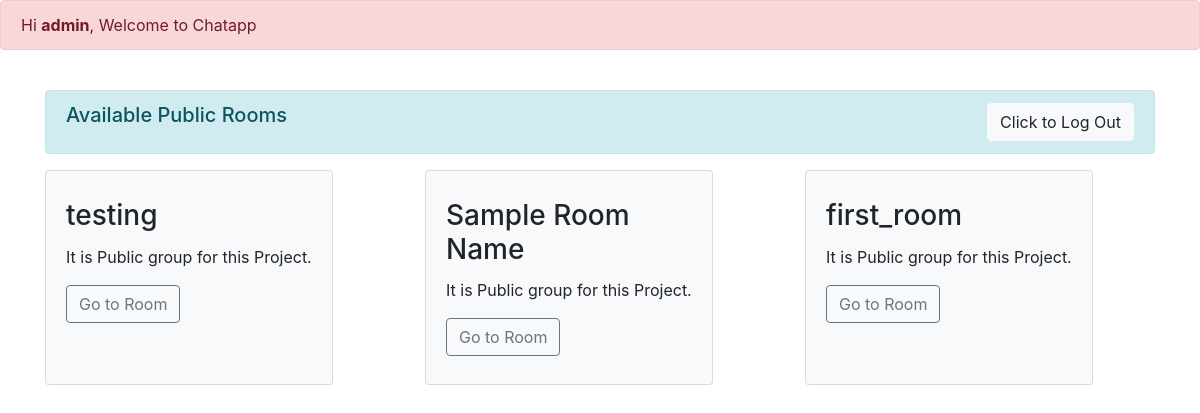
The app's page / (signed in), older data.
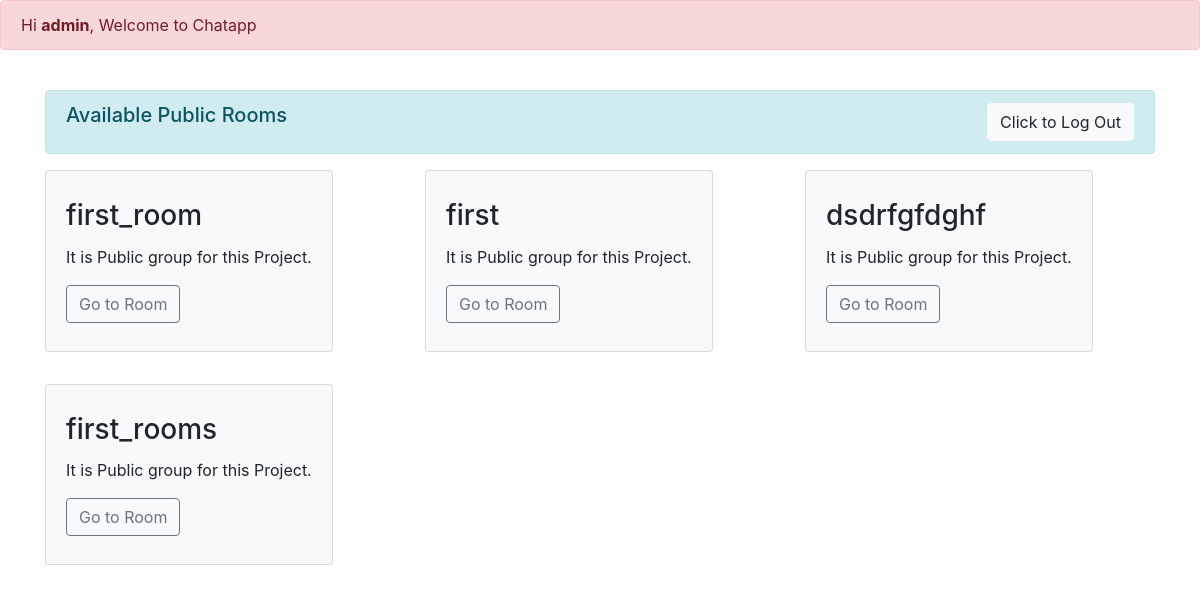
The same page, newer data.
### chatapp/models.py (models this page shows, shortened)
class Room(models.Model):
    name = models.CharField(max_length=20)
    slug = models.SlugField(max_length=100)

### chatapp/views.py (the view)
# urls.py: path("", views.rooms, name="rooms"),
def rooms(request):
    rooms=Room.objects.all()
    return render(request, "rooms.html",{"rooms":rooms})

### templates/rooms.html (shortened to what this page needs)
{% extends 'base.html' %}
{% block content %}
{% if user.is_authenticated %}
  <div class="container">
    <div class="alert alert-info d-flex justify-content-between" role="alert">
        <h5>Available Public Rooms</h5>
        <a href="/accounts/logout/">
          <button type="button" class="btn btn-light">Click to Log Out</button>
        </a>
      </div>
      {% if rooms %}
        <div class="row equal">
            {% for room in rooms %}
            <div class="col-sm-4 d-flex pb-3">
                <div class="card bg-light mb-3" style="max-width: 18rem;">
                    <div class="card-block">
                        <h3 class="card-title">{{room.name}}</h3>
                        <p class="card-text">It is Public group for this Project.</p>
                        <a href="/{{room.slug}}" class="btn btn-outline-secondary">Go to Room</a>
                    </div>
                </div>
            </div>
            {% endfor %}
        </div>
    {% else %}
            No Rooms Available!
    {% endif %}
</div>
{% endif %}
<br/>
{% endblock %}

Row changes from the older to the newer data that the page shows:
removed Room: name "testing"
removed Room: name "Sample Room Name"
added Room: name "first"
added Room: name "dsdrfgfdghf"
added Room: name "first_rooms"
